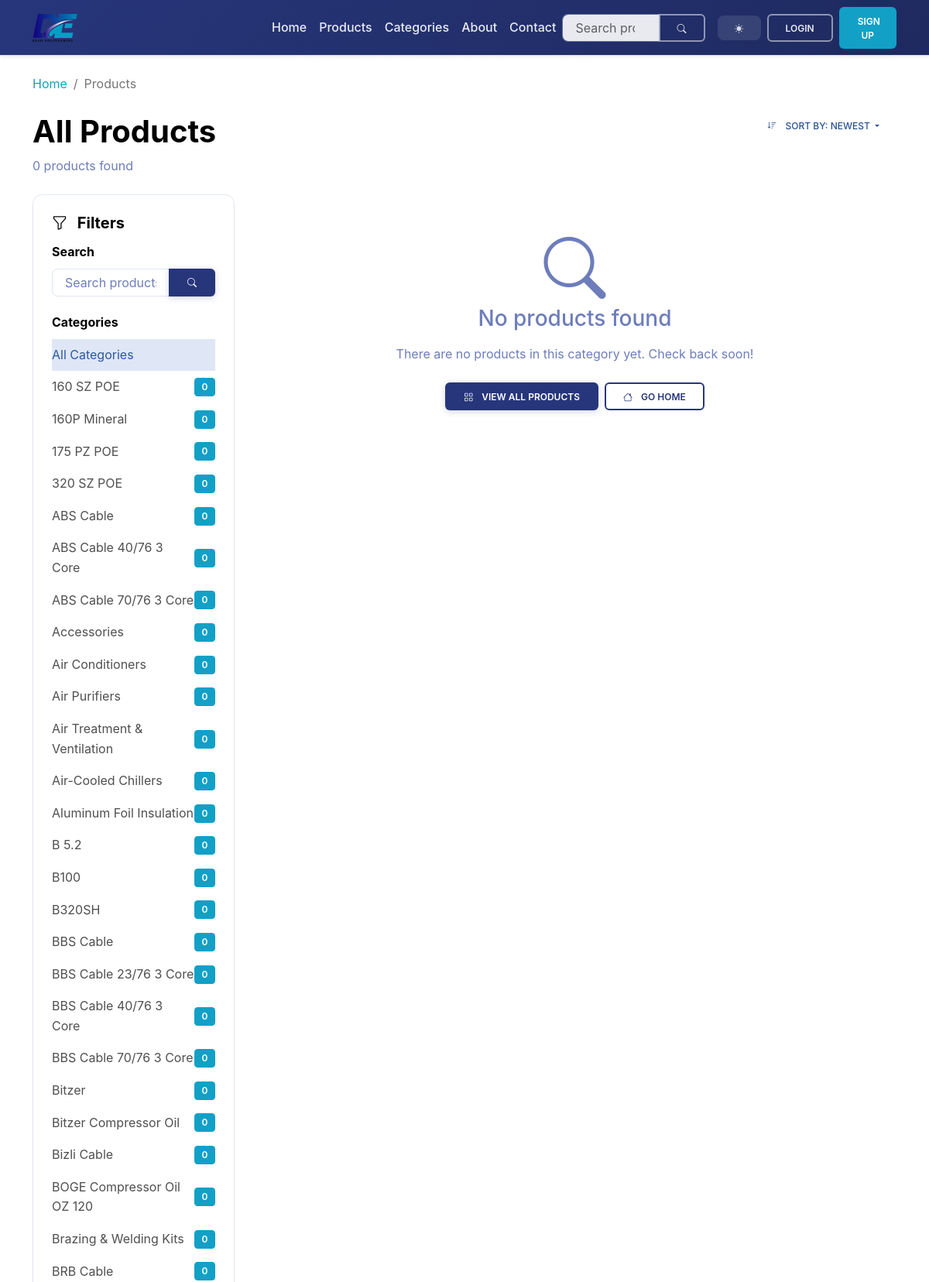
Page /products (upper part) on the committed database.
### tables this page shows
CREATE TABLE `categories` (
  `id` int(11) NOT NULL,
  `name` varchar(255) NOT NULL,
  `slug` varchar(255) NOT NULL,
  `description` text DEFAULT NULL,
  `parent_id` int(11) DEFAULT NULL,
  `image` varchar(255) DEFAULT NULL,
  `is_active` tinyint(1) DEFAULT 1,
  `sort_order` int(11) DEFAULT 0,
  `meta_title` varchar(255) DEFAULT NULL,
  `meta_description` text DEFAULT NULL,
  `created_at` timestamp NOT NULL DEFAULT current_timestamp(),
  `updated_at` timestamp NOT NULL DEFAULT current_timestamp() ON UPDATE current_timestamp()
);

### includes/functions.php (called while the page is built, shortened)
<?php
function sanitize($data) {
    return htmlspecialchars(strip_tags(trim($data)), ENT_QUOTES, 'UTF-8');
}
?>

### products.php (the view, shortened to what this page needs)
<?php
$category_filter = sanitize($_GET['category'] ?? '');
$search_query = sanitize($_GET['q'] ?? '');
$sort_by = sanitize($_GET['sort'] ?? 'newest');
$page = intval($_GET['page'] ?? 1);
$per_page = PRODUCTS_PER_PAGE;
$offset = ($page - 1) * $per_page;
$where_conditions = ['p.is_active = 1'];
$params = [];
$where_clause = 'WHERE ' . implode(' AND ', $where_conditions);
$order_by = 'ORDER BY ';
switch ($sort_by) {
    default:
        $order_by .= 'p.created_at DESC';
        break;
}
try {
    $db = getDB();
    $count_sql = "
        SELECT COUNT(*) as total
        FROM products p
        LEFT JOIN categories c ON p.category_id = c.id
        {$where_clause}
    ";
    $count_stmt = $db->prepare($count_sql);
    $count_stmt->execute($params);
    $total_products = $count_stmt->fetch()['total'];
    $total_pages = ceil($total_products / $per_page);
    $products_sql = "
        SELECT p.*, c.name as category_name, c.slug as category_slug,
               (SELECT image_path FROM product_images WHERE product_id = p.id AND is_primary = 1 LIMIT 1) as primary_image
        FROM products p
        LEFT JOIN categories c ON p.category_id = c.id
        {$where_clause}
        {$order_by}
        LIMIT {$per_page} OFFSET {$offset}
    ";
    $products_stmt = $db->prepare($products_sql);
    $products_stmt->execute($params);
    $products = $products_stmt->fetchAll();
    $categories_stmt = $db->query("
        SELECT c.*, COUNT(p.id) as product_count
        FROM categories c
        LEFT JOIN products p ON c.id = p.category_id AND p.is_active = 1
        WHERE c.is_active = 1
        GROUP BY c.id
        ORDER BY c.name ASC
    ");
    $categories = $categories_stmt->fetchAll();
} catch (Exception $e) {
    error_log("Products page error: " . $e->getMessage());
    $products = [];
    $categories = [];
    $total_products = 0;
    $total_pages = 0;
}
include 'includes/header.php';
?>
<div class="container py-4">
    <nav aria-label="breadcrumb" class="mb-4">
        <ol class="breadcrumb">
            <li class="breadcrumb-item"><a href="<?php echo SITE_URL; ?>">Home</a></li>
            <li class="breadcrumb-item active">Products</li>
        </ol>
    </nav>
    <div class="row mb-4">
        <div class="col-lg-8">
            <h1 class="display-6 fw-bold mb-2">
                <?php if (!empty($search_query)): ?>
                    Search Results for "<?php echo htmlspecialchars($search_query); ?>"
                <?php elseif (!empty($category_filter)): ?>
                    <?php echo ucfirst(str_replace('-', ' ', $category_filter)); ?> Products
                <?php else: ?>
                    All Products
                <?php endif; ?>
            </h1>
            <p class="text-muted mb-0">
                <?php echo number_format($total_products); ?> products found
            </p>
        </div>
        <div class="col-lg-4 text-lg-end">
            <div class="dropdown">
                <button class="btn btn-outline-secondary dropdown-toggle" type="button" data-bs-toggle="dropdown">
                    <i class="bi bi-sort-down me-2"></i>
                    Sort by: <?php echo ucfirst(str_replace('_', ' ', $sort_by)); ?>
                </button>
            </div>
        </div>
    </div>
    <div class="row">
        <div class="col-lg-3">
            <div class="filters-sidebar">
                <h5 class="fw-bold mb-3">
                    <i class="bi bi-funnel me-2"></i>
                    Filters
                </h5>
                <div class="filter-group">
                    <h6>Search</h6>
                    <form method="GET" class="mb-3">
                        <div class="input-group">
                            <input type="text"
                                   class="form-control"
                                   name="q"
                                   placeholder="Search products..."
                                   value="<?php echo htmlspecialchars($search_query); ?>">
                            <button class="btn btn-primary" type="submit">
                                <i class="bi bi-search"></i>
                            </button>
                        </div>
                    </form>
                </div>
                <div class="filter-group">
                    <h6>Categories</h6>
                    <div class="list-group list-group-flush">
                        <a href="<?php echo removeUrlParam('category'); ?>"
                           class="list-group-item list-group-item-action border-0 px-0 <?php echo empty($category_filter) ? 'active' : ''; ?>">
                            All Categories
                        </a>
                        <?php foreach ($categories as $category): ?>
                            <a href="<?php echo updateUrlParam('category', $category['slug']); ?>"
                               class="list-group-item list-group-item-action border-0 px-0 d-flex justify-content-between align-items-center <?php echo $category_filter === $category['slug'] ? 'active' : ''; ?>">
                                <?php echo htmlspecialchars($category['name']); ?>
                                <span class="badge bg-secondary"><?php echo $category['product_count']; ?></span>
                            </a>
                        <?php endforeach; ?>
                    </div>
                </div>
            </div>
        </div>
        <div class="col-lg-9">
            <?php if (!empty($products)): ?>
                <div class="row g-4">
                    <?php foreach ($products as $product): ?>
                        <div class="col-lg-4 col-md-6">
                            <div class="product-card h-100">
                                <?php if ($product['sale_price'] && $product['sale_price'] < $product['price']): ?>
                                    <div class="badge-offer position-absolute top-0 start-0 m-2 z-2">
                                        <?php echo round((($product['price'] - $product['sale_price']) / $product['price']) * 100); ?>% OFF
                                    </div>
                                <?php endif; ?>
                                <?php if ($product['is_featured']): ?>
                                    <div class="badge bg-primary position-absolute top-0 end-0 m-2 z-2">
                                        Featured
                                    </div>
                                <?php endif; ?>
                                <div class="position-relative overflow-hidden">
                                    <img src="<?php echo $product['primary_image'] ? SITE_URL . '/uploads/products/' . $product['primary_image'] : SITE_URL . '/assets/images/placeholder-product.jpg'; ?>"
                                         class="card-img-top"
                                         alt="<?php echo htmlspecialchars($product['title']); ?>"
                                         loading="lazy">
                                    <div class="card-img-overlay d-flex align-items-center justify-content-center opacity-0 hover-overlay">
                                        <div class="text-center">
                                            <button class="btn btn-light btn-sm me-2 quick-view"
                                                    data-product-id="<?php echo $product['id']; ?>"
                                                    title="Quick View">
                                                <i class="bi bi-eye"></i>
                                            </button>
                                            <button class="btn btn-light btn-sm add-to-wishlist"
                                                    data-product-id="<?php echo $product['id']; ?>"
                                                    title="Add to Wishlist">
                                                <i class="bi bi-heart"></i>
                                            </button>
                                        </div>
                                    </div>
                                </div>
                                <div class="card-body d-flex flex-column">
                                    <div class="mb-2">
                                        <a href="<?php echo SITE_URL; ?>/products.php?category=<?php echo $product['category_slug']; ?>"
                                           class="badge bg-primary bg-opacity-10 text-primary text-decoration-none">
                                            <?php echo htmlspecialchars($product['category_name']); ?>
                                        </a>
                                    </div>
                                    <h5 class="card-title">
                                        <a href="<?php echo SITE_URL; ?>/product/<?php echo $product['slug']; ?>"
                                           class="text-decoration-none text-dark">
                                            <?php echo htmlspecialchars($product['title']); ?>
                                        </a>
                                    </h5>
                                    <p class="card-text text-muted small flex-grow-1">
                                        <?php echo truncateText($product['short_description'], 100); ?>
                                    </p>
                                    <div class="mt-auto">
                                        <div class="d-flex justify-content-between align-items-center mb-2">
                                            <div class="price">
                                                <?php if ($product['sale_price'] && $product['sale_price'] < $product['price']): ?>
                                                    <span class="price-current"><?php echo formatCurrency($product['sale_price']); ?></span>
                                                    <span class="price-original ms-1">
                                                        <?php echo formatCurrency($product['price']); ?>
                                                    </span>
                                                <?php else: ?>
                                                    <span class="price-current"><?php echo formatCurrency($product['price']); ?></span>
                                                <?php endif; ?>
                                            </div>
                                            <div class="text-muted small">
                                                <i class="bi bi-eye me-1"></i>
                                                <?php echo number_format($product['views_count']); ?>
                                            </div>
                                        </div>
                                        <div class="d-grid">
                                            <button class="btn btn-primary add-to-cart"
                                                    data-product-id="<?php echo $product['id']; ?>">
                                                <i class="bi bi-cart-plus me-2"></i>
                                                Add to Cart
                                            </button>
                                        </div>
                                    </div>
                                </div>
                            </div>
                        </div>
                    <?php endforeach; ?>
                </div>
                <?php if ($total_pages > 1): ?>
                    <nav aria-label="Products pagination" class="mt-5">
                        <ul class="pagination justify-content-center">
                            <?php if ($page > 1): ?>
                                <li class="page-item">
                                    <a class="page-link" href="<?php echo updateUrlParam('page', $page - 1); ?>">
                                        <i class="bi bi-chevron-left"></i>
                                    </a>
                                </li>
                            <?php endif; ?>
                            <?php
                            $start_page = max(1, $page - 2);
                            $end_page = min($total_pages, $page + 2);
                            if ($start_page > 1): ?>
                                <li class="page-item">
                                    <a class="page-link" href="<?php echo updateUrlParam('page', 1); ?>">1</a>
                                </li>
                                <?php if ($start_page > 2): ?>
                                    <li class="page-item disabled">
                                        <span class="page-link">...</span>
                                    </li>
                                <?php endif; ?>
                            <?php endif; ?>
                            <?php for ($i = $start_page; $i <= $end_page; $i++): ?>
                                <li class="page-item <?php echo $i === $page ? 'active' : ''; ?>">
                                    <a class="page-link" href="<?php echo updateUrlParam('page', $i); ?>"><?php echo $i; ?></a>
                                </li>
                            <?php endfor; ?>
                            <?php if ($end_page < $total_pages): ?>
                                <?php if ($end_page < $total_pages - 1): ?>
                                    <li class="page-item disabled">
                                        <span class="page-link">...</span>
                                    </li>
                                <?php endif; ?>
                                <li class="page-item">
                                    <a class="page-link" href="<?php echo updateUrlParam('page', $total_pages); ?>"><?php echo $total_pages; ?></a>
                                </li>
                            <?php endif; ?>
                            <?php if ($page < $total_pages): ?>
                                <li class="page-item">
                                    <a class="page-link" href="<?php echo updateUrlParam('page', $page + 1); ?>">
                                        <i class="bi bi-chevron-right"></i>
                                    </a>
                                </li>
                            <?php endif; ?>
                        </ul>
                    </nav>
                <?php endif; ?>
            <?php else: ?>
                <div class="text-center py-5">
                    <i class="bi bi-search display-1 text-muted mb-3"></i>
                    <h3 class="text-muted mb-3">No products found</h3>
                    <p class="text-muted mb-4">
                        <?php if (!empty($search_query)): ?>
                            No products match your search criteria. Try adjusting your search terms or filters.
                        <?php else: ?>
                            There are no products in this category yet. Check back soon!
                        <?php endif; ?>
                    </p>
                    <div class="d-flex gap-2 justify-content-center">
                        <a href="<?php echo SITE_URL; ?>/products" class="btn btn-primary">
                            <i class="bi bi-grid me-2"></i>
                            View All Products
                        </a>
                        <a href="<?php echo SITE_URL; ?>" class="btn btn-outline-primary">
                            <i class="bi bi-house me-2"></i>
                            Go Home
                        </a>
                    </div>
                </div>
            <?php endif; ?>
        </div>
    </div>
</div>
<?php
function updateUrlParam($param, $value) {
    $params = $_GET;
    $params[$param] = $value;
    unset($params['page']);
    return SITE_URL . '/products?' . http_build_query($params);
}
function removeUrlParam($param) {
    $params = $_GET;
    unset($params[$param]);
    unset($params['page']);
    return SITE_URL . '/products' . (!empty($params) ? '?' . http_build_query($params) : '');
}
include 'includes/footer.php';
?>

### rows in the picture
categories: name "160 SZ POE", product_count "0"
categories: name "160P Mineral", product_count "0"
categories: name "175 PZ POE", product_count "0"
categories: name "320 SZ POE", product_count "0"
categories: name "ABS Cable", product_count "0"
categories: name "ABS Cable 40/76 3 Core", product_count "0"
categories: name "ABS Cable 70/76 3 Core", product_count "0"
categories: name "Accessories", product_count "0"
categories: name "Air Conditioners", product_count "0"
categories: name "Air Purifiers", product_count "0"
categories: name "Air Treatment & Ventilation", product_count "0"
categories: name "Air-Cooled Chillers", product_count "0"
categories: name "Aluminum Foil Insulation", product_count "0"
categories: name "B 5.2", product_count "0"
categories: name "B100", product_count "0"
categories: name "B320SH", product_count "0"
categories: name "BBS Cable", product_count "0"
categories: name "BBS Cable 23/76 3 Core", product_count "0"
categories: name "BBS Cable 40/76 3 Core", product_count "0"
categories: name "BBS Cable 70/76 3 Core", product_count "0"
categories: name "Bitzer", product_count "0"
categories: name "Bitzer Compressor Oil", product_count "0"
categories: name "Bizli Cable", product_count "0"
categories: name "BOGE Compressor Oil OZ 120", product_count "0"
categories: name "Brazing & Welding Kits", product_count "0"
categories: name "BRB Cable", product_count "0"

### other values in the picture
$total_products "0"
str_replace('_', ' ', $sort_by) "NEWEST"
